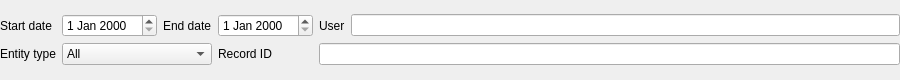
<?xml version="1.0" encoding="UTF-8"?>
<ui version="4.0">
 <class>FResortLog</class>
 <widget class="QWidget" name="FResortLog">
  <property name="geometry">
   <rect>
    <x>0</x>
    <y>0</y>
    <width>900</width>
    <height>80</height>
   </rect>
  </property>
  <property name="windowTitle">
   <string>Form</string>
  </property>
  <layout class="QVBoxLayout" name="verticalLayout">
   <property name="leftMargin">
    <number>0</number>
   </property>
   <property name="topMargin">
    <number>0</number>
   </property>
   <property name="rightMargin">
    <number>0</number>
   </property>
   <property name="bottomMargin">
    <number>0</number>
   </property>
   <item>
    <layout class="QGridLayout" name="gridLayout">
     <item row="0" column="0">
      <widget class="QLabel" name="label">
       <property name="text">
        <string>Start date</string>
       </property>
      </widget>
     </item>
     <item row="0" column="1">
      <widget class="EQDateEdit" name="deStart"/>
     </item>
     <item row="0" column="2">
      <widget class="QLabel" name="label_2">
       <property name="text">
        <string>End date</string>
       </property>
      </widget>
     </item>
     <item row="0" column="3">
      <widget class="EQDateEdit" name="deEnd"/>
     </item>
     <item row="0" column="4">
      <widget class="QLabel" name="label_3">
       <property name="text">
        <string>User</string>
       </property>
      </widget>
     </item>
     <item row="0" column="5">
      <widget class="EQLineEdit" name="leUser">
       <property name="minimumSize">
        <size>
         <width>180</width>
         <height>0</height>
        </size>
       </property>
       <property name="ShowButton" stdset="0">
        <bool>true</bool>
       </property>
       <property name="EnableHiddenText" stdset="0">
        <bool>true</bool>
       </property>
       <property name="HiddenTextValidator" stdset="0">
        <string>[0-9,]*</string>
       </property>
      </widget>
     </item>
     <item row="1" column="0">
      <widget class="QLabel" name="label_4">
       <property name="text">
        <string>Entity type</string>
       </property>
      </widget>
     </item>
     <item row="1" column="1" colspan="2">
      <widget class="QComboBox" name="cbEntityType">
       <item>
        <property name="text">
         <string>All</string>
        </property>
        <property name="userData" stdset="0">
         <string></string>
        </property>
       </item>
       <item>
        <property name="text">
         <string>Dish</string>
        </property>
        <property name="userData" stdset="0">
         <string>dish</string>
        </property>
       </item>
       <item>
        <property name="text">
         <string>Store document</string>
        </property>
        <property name="userData" stdset="0">
         <string>store_doc</string>
        </property>
       </item>
       <item>
        <property name="text">
         <string>Complex dish</string>
        </property>
        <property name="userData" stdset="0">
         <string>dish_complex</string>
        </property>
       </item>
      </widget>
     </item>
     <item row="1" column="3">
      <widget class="QLabel" name="label_5">
       <property name="text">
        <string>Record ID</string>
       </property>
      </widget>
     </item>
     <item row="1" column="4" colspan="2">
      <widget class="EQLineEdit" name="leEntityId"/>
     </item>
    </layout>
   </item>
  </layout>
 </widget>
 <customwidgets>
  <customwidget>
   <class>EQLineEdit</class>
   <extends>QLineEdit</extends>
   <header location="global">eqlineedit.h</header>
  </customwidget>
  <customwidget>
   <class>EQDateEdit</class>
   <extends>QDateEdit</extends>
   <header location="global">eqdateedit.h</header>
  </customwidget>
 </customwidgets>
 <resources/>
 <connections/>
</ui>
